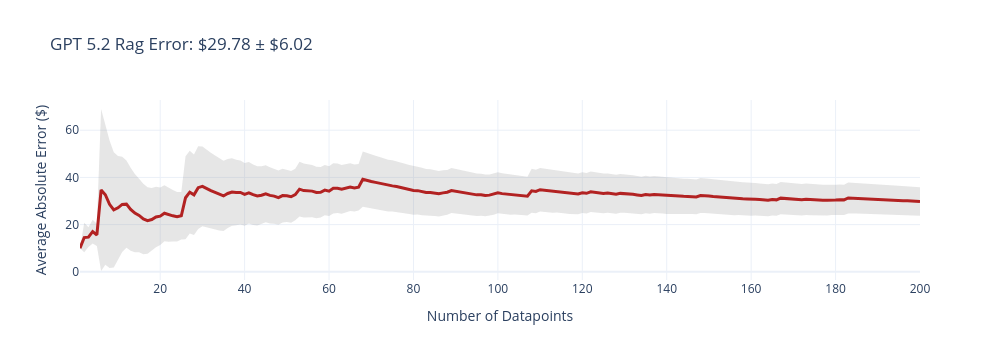
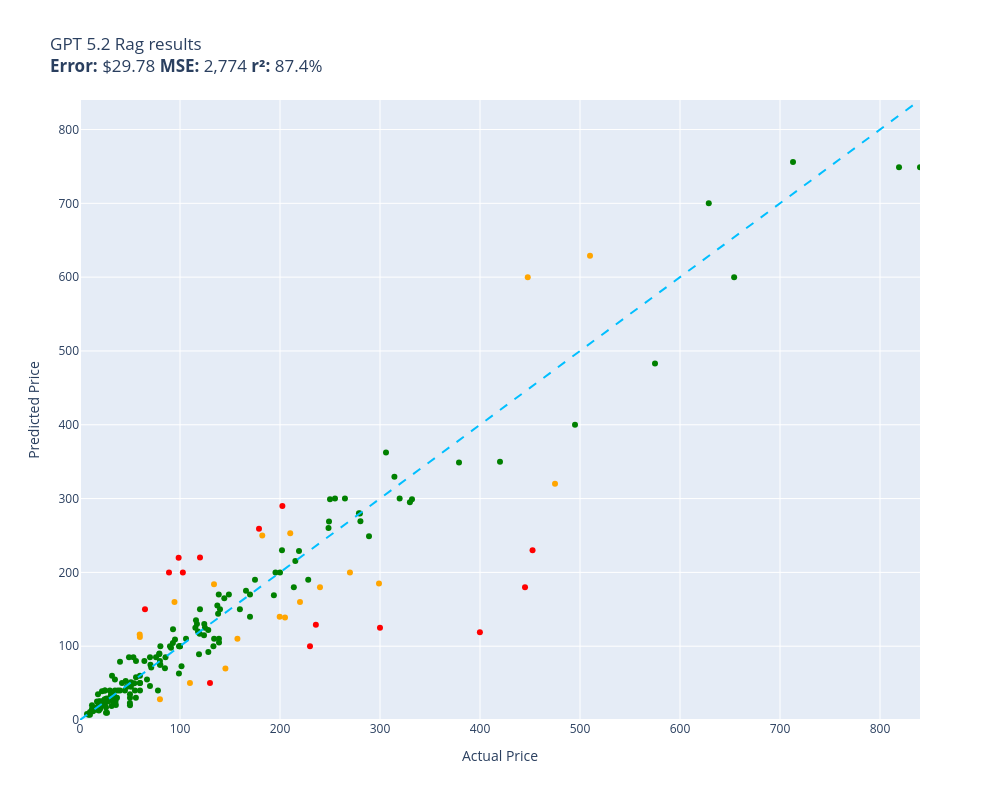

Here is the notebook cell these charts were saved with, in order:
### Code cell
evaluate(gpt_5__2_rag, test)

### Figure 1 — Plotly figure (JSON) as saved in the notebook; plotly's stock layout.template omitted (floating-point values rounded to 4 significant figures; data arrays with more than 128 entries replaced by an {"elided": "..."} marker saying what was removed)
{"data": [{"fill": "toself", "fillcolor": "rgba(128,128,128,0.2)", "hoverinfo": "skip", "line": {"color": "rgba(255,255,255,0)"}, "name": "95% CI", "showlegend": false, "type": "scatter", "x": {"elided": "400 int values"}, "y": {"elided": "400 float values"}}, {"customdata": {"elided": "200x1 float values"}, "hovertemplate": "n=%{x}<br>Avg Error=$%{y:,.2f}<br>±95% CI=$%{customdata[0]:,.2f}<extra></extra>", "line": {"color": "firebrick", "width": 3}, "mode": "lines", "name": "Cumulative Avg Error", "type": "scatter", "x": {"elided": "200 int values"}, "y": {"elided": "200 float values"}}], "layout": {"height": 360, "showlegend": false, "title": {"text": "GPT 5.2 Rag Error: $29.78 ± $6.02"}, "width": 1000, "xaxis": {"title": {"text": "Number of Datapoints"}}, "yaxis": {"title": {"text": "Average Absolute Error ($)"}}}}

### Figure 2 — Plotly figure (JSON) as saved in the notebook; plotly's stock layout.template omitted (floating-point values rounded to 4 significant figures; data arrays with more than 128 entries replaced by an {"elided": "..."} marker saying what was removed)
{"data": [{"customdata": {"elided": "167x1 str values"}, "hovertemplate": "%{customdata[0]}<extra></extra>", "legendgroup": "green", "marker": {"color": "green", "size": 6, "symbol": "circle"}, "mode": "markers", "name": "green", "orientation": "v", "showlegend": true, "type": "scatter", "x": {"elided": "167 float values"}, "xaxis": "x", "y": {"elided": "167 float values"}, "yaxis": "y"}, {"customdata": [["RBC12-UPC Replacement Battery Cartridge ...\nGuess=$99.99 Actual=$229.99"], ["DEWALT 20V MAX* XR Impact Driver with Bl...\nGuess=$229.99 Actual=$452.53"], ["Aolemi Oil Rubbed Bronze Single Function...\nGuess=$219.87 Actual=$98.65"], ["3D Tree Hole Branches 075 Stair Risers D...\nGuess=$49.99 Actual=$129.99"], ["Evan-Fischer Front Bumper Cover Compatib...\nGuess=$289.99 Actual=$202.38"], ["Sumerain S1339CM Double Handle Widesprea...\nGuess=$129.00 Actual=$235.86"], ["Lighted Triangle Mirror Cabinet Bathroom...\nGuess=$179.99 Actual=$445.00"], ["EMART Photography C Stand with Boom Arm,...\nGuess=$219.99 Actual=$119.99"], ["Canon Sure Shot 90u 35mm Date Camera\nGuess=$118.99 Actual=$399.89"], ["GENUINE VOLVO THERMOSTAT (3.0, 3.2) S60 ...\nGuess=$199.95 Actual=$102.85"], ["CradlePoint Compact Broadband Router (CB...\nGuess=$199.99 Actual=$89.00"], ["18 Inch White Undermount Kitchen Sink - ...\nGuess=$259.00 Actual=$179.00"], ["UPR Mach 1 Chin Spoiler Fits 94-98 Musta...\nGuess=$149.99 Actual=$64.99"], ["HP Laserjet 2100 Laser Printer W/Test Pr...\nGuess=$125.00 Actual=$299.98"]], "hovertemplate": "%{customdata[0]}<extra></extra>", "legendgroup": "red", "marker": {"color": "red", "size": 6, "symbol": "circle"}, "mode": "markers", "name": "red", "orientation": "v", "showlegend": true, "type": "scatter", "x": [230.0, 452.5, 98.65, 130.0, 202.4, 235.9, 445.0, 120.0, 399.9, 102.8, 89.0, 179.0, 64.99, 300.0], "xaxis": "x", "y": [99.99, 230.0, 219.9, 49.99, 290.0, 129.0, 180.0, 220.0, 119.0, 199.9, 200.0, 259.0, 150.0, 125.0], "yaxis": "y"}, {"customdata": [["APS iBoard 6-inch Aluminum (Black Powder...\nGuess=$252.91 Actual=$210.23"], ["Intermatic PX300 12V 300W Transformer wi...\nGuess=$183.99 Actual=$134.00"], ["Clementoni 39132.5 Jigsaw Puzzle 1,000 P...\nGuess=$27.99 Actual=$79.95"], ["Evergreen HSHB2005 Cylinder Head Gasket ...\nGuess=$115.99 Actual=$59.69"], ["JRready ST6313 DT Deutsch Connector Kit,...\nGuess=$139.99 Actual=$199.68"], ["Dakota Alert MURS Alert Probe Sensor - M...\nGuess=$159.99 Actual=$219.99"], ["Wenger City Upgrade Laptop Backpack with...\nGuess=$69.88 Actual=$145.42"], ["KOHLER 18865-CP Filtered Water Faucet, P...\nGuess=$319.99 Actual=$475.00"], ["Western Digital Enterprise RE4-GP 2TB SA...\nGuess=$49.99 Actual=$109.95"], ["VLAND LED Smoked Taillights Compatible F...\nGuess=$179.99 Actual=$239.99"], ["ANZO USA 111207 GMC SIERRA 99-06 / YUKON...\nGuess=$249.99 Actual=$182.28"], ["Grey Pneumatic 1311SD Impact Socket Set\nGuess=$109.95 Actual=$157.43"], ["Aeromotive 13304 Regulator, X1 Adjustabl...\nGuess=$199.99 Actual=$269.95"], ["Mikrotik RB3011UIAS-RM RouterBOARD 10xGi...\nGuess=$185.00 Actual=$299.00"], ["Hp Pavilion P7-1257c Motherboard Aahd3-h...\nGuess=$112.49 Actual=$59.86"], ["SP Air Corporation SP-8102BU 1/4-Inch He...\nGuess=$139.00 Actual=$204.99"], ["Competition Clutch Disc and Pressure Pla...\nGuess=$629.00 Actual=$510.00"], ["Steering Wheel, Carbon Fiber Automotive ...\nGuess=$599.99 Actual=$447.74"], ["Intex River Run Connect Lounge (Four)\nGuess=$159.99 Actual=$94.49"]], "hovertemplate": "%{customdata[0]}<extra></extra>", "legendgroup": "orange", "marker": {"color": "orange", "size": 6, "symbol": "circle"}, "mode": "markers", "name": "orange", "orientation": "v", "showlegend": true, "type": "scatter", "x": [210.2, 134.0, 79.95, 59.69, 199.7, 220.0, 145.4, 475.0, 110.0, 240.0, 182.3, 157.4, 269.9, 299.0, 59.86, 205.0, 510.0, 447.7, 94.49], "xaxis": "x", "y": [252.9, 184.0, 27.99, 116.0, 140.0, 160.0, 69.88, 320.0, 49.99, 180.0, 250.0, 110.0, 200.0, 185.0, 112.5, 139.0, 629.0, 600.0, 160.0], "yaxis": "y"}, {"hoverinfo": "skip", "line": {"color": "deepskyblue", "dash": "dash", "width": 2}, "mode": "lines", "name": "y = x", "showlegend": false, "type": "scatter", "x": [0, 840.0], "y": [0, 840.0]}], "layout": {"height": 800, "legend": {"title": {"text": "color"}, "tracegroupgap": 0}, "showlegend": false, "title": {"text": "GPT 5.2 Rag results<br><b>Error:</b> $29.78 <b>MSE:</b> 2,774 <b>r²:</b> 87.4%"}, "width": 1000, "xaxis": {"anchor": "y", "domain": [0, 1], "range": [0, 840.0], "title": {"text": "Actual Price"}}, "yaxis": {"anchor": "x", "domain": [0, 1], "range": [0, 840.0], "title": {"text": "Predicted Price"}}}}
